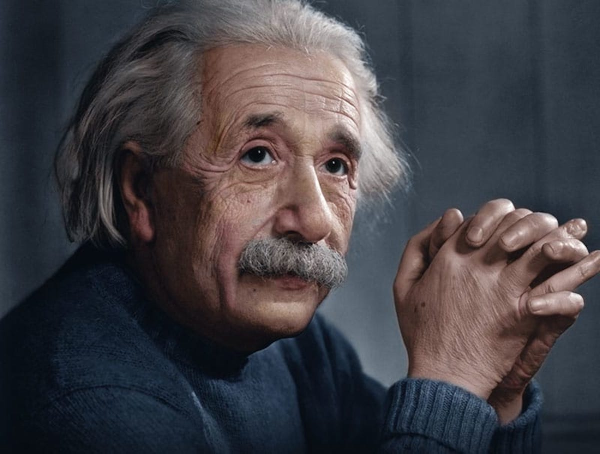
#> input picture images/einstein.jpeg, 1200 x 908 px, found by its file name (shown at 1/2 size)
$ jupyter execute '1(a) Decrease Spatial Resolution.ipynb'
#> lines starting #> are read from the running program, lines starting #| are printed output that depends on the picture
#### Task 1(a): Take a grayscale image of size 512x512, decrease its spatial resolution by half every time & observe it's change when displaying in the same window size

### Importing the Libraries

[cell 1]
import cv2
import numpy as np
import matplotlib.pyplot as plt

### Function for Decreasing Spatial Resolution by Half

[cell 2]
def decrease_resolution(image):
    height, width = image.shape
    decreased_image = np.zeros((height // 2, width // 2))

    for r in range(0, height, 2):
        for c in range(0, width, 2):
            decreased_image[r // 2, c // 2] = image[r, c]

    return np.uint8(decreased_image)

### Loading the Original Image

[cell 3]
original_image = cv2.imread("./images/einstein.jpeg", cv2.IMREAD_GRAYSCALE)
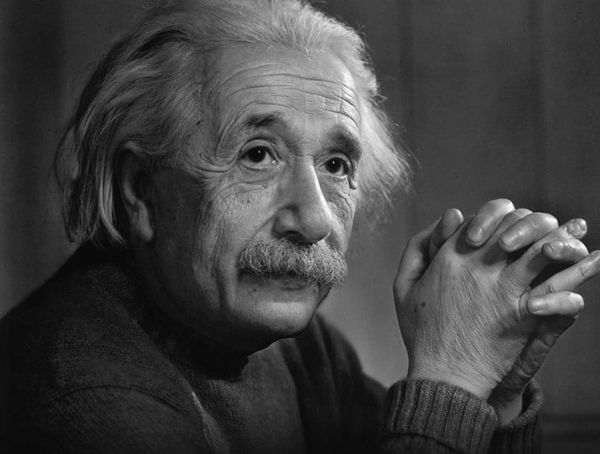
#> original_image: shape (908, 1200) (shown at 1/2 size); min 0, max 255, mean 64.9
original_image = cv2.resize(original_image, (512, 512))
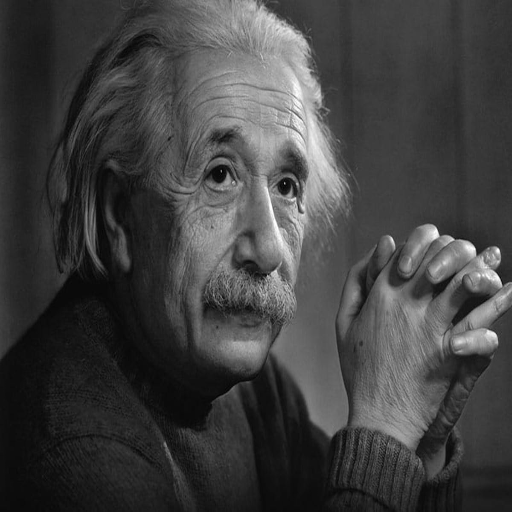
#> original_image: shape (512, 512); min 2, max 255, mean 64.8

### Decreasing the Spatial Resolution by Half

[cell 4]
decreased_image = original_image.copy()
plt.figure(figsize = (13, 13))

for k in range (1, 5):
    plt.subplot(2, 2, k)
    plt.imshow(decreased_image, cmap = 'gray')
    height, width = decreased_image.shape
    plt.title(f"{height}x{width}")
    decreased_image = decrease_resolution(decreased_image)
#> this loop made 4 passes
#> pass 2, `decreased_image = decrease_resolution(decreased_image)`:
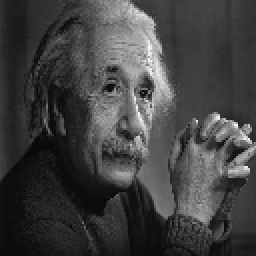
#> decreased_image: shape (128, 128) (shown 2 times larger); min 6, max 253, mean 64.9
#> pass 3, `decreased_image = decrease_resolution(decreased_image)`:
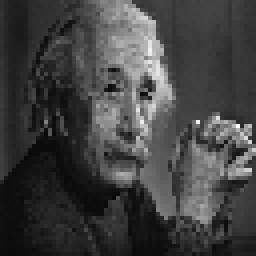
#> decreased_image: shape (64, 64) (shown 4 times larger); min 6, max 253, mean 65.1
#> after the loop:
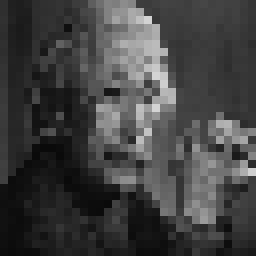
#> decreased_image: shape (32, 32) (shown 8 times larger); min 10, max 212, mean 65.5

plt.show()
